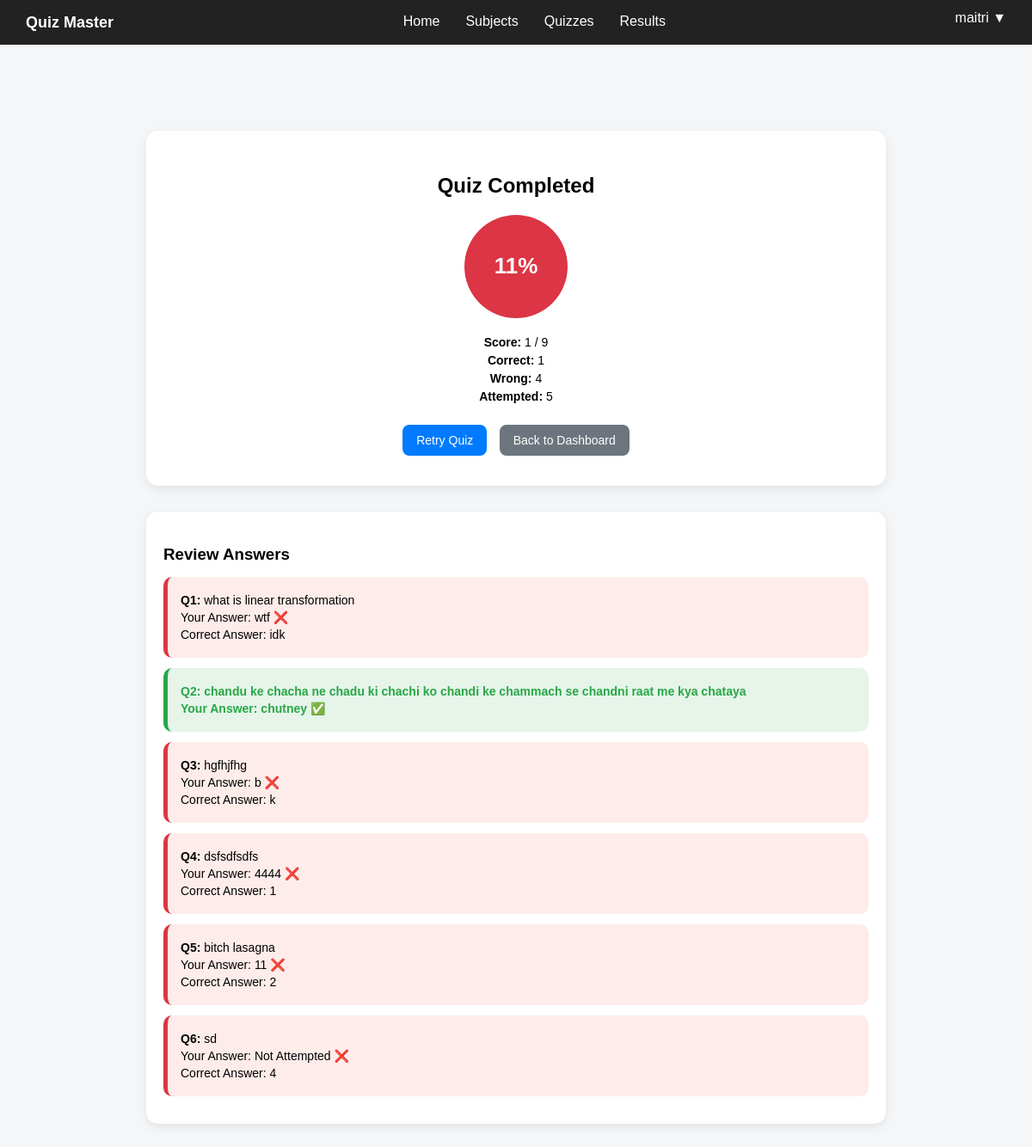
The app's page /student/attempt/4/result (signed in) with its own data.
### controller/models.py (models this page shows)
class Attempt(db.Model):
    __tablename__ = "attempts"
    id = db.Column(db.Integer, primary_key=True)
    user_id = db.Column(db.Integer, db.ForeignKey("users.id"), nullable=False)
    quiz_id = db.Column(db.Integer, db.ForeignKey("quizzes.id"), nullable=False)
    score = db.Column(db.Integer)
    total_questions = db.Column(db.Integer)
    total_marks = db.Column(db.Integer)
    timestamp = db.Column(db.DateTime, default=datetime.utcnow)
    answers = db.relationship("AttemptAnswer", backref="attempt", lazy=True)

class Question(db.Model):
    __tablename__ = "questions"
    id = db.Column(db.Integer, primary_key=True)
    question_text = db.Column(db.Text, nullable=False)
    option1 = db.Column(db.String(200), nullable=False)
    option2 = db.Column(db.String(200), nullable=False)
    option3 = db.Column(db.String(200), nullable=False)
    option4 = db.Column(db.String(200), nullable=False)
    correct_option = db.Column(db.Integer, nullable=False)
    marks = db.Column(db.Integer, nullable=False, default=1)
    quiz_id = db.Column(db.Integer, db.ForeignKey("quizzes.id"), nullable=False)

### app.py (the view)
@app.route("/student/attempt/<int:attempt_id>/result")
def attempt_result(attempt_id):
    if "user_id" not in session:
        flash("Please login first")
        return redirect(url_for("login"))
    attempt = Attempt.query.get_or_404(attempt_id)
    if attempt.user_id != session["user_id"]:
        flash("Unauthorized access")
        return redirect(url_for("home"))
    quiz = Quiz.query.get(attempt.quiz_id)
    questions = Question.query.filter_by(quiz_id=quiz.id).all()
    answer_map = {
        a.question_id: a.selected_option
        for a in attempt.answers
    }
    correct = 0
    wrong = 0
    attempted = 0
    review_data = []
    for q in questions:
        selected = answer_map.get(q.id)
        if selected:
            attempted += 1
        is_correct = selected == q.correct_option
        if is_correct:
            correct += 1
        else:
            if selected:
                wrong += 1
        review_data.append({
            "question": q,
            "selected": selected,
            "correct": q.correct_option,
            "is_correct": is_correct
        })
    percentage = int((attempt.score / attempt.total_marks) * 100) if attempt.total_marks else 0
    return render_template(
        "attempt_result.html",
        quiz=quiz,
        attempt=attempt,
        correct=correct,
        wrong=wrong,
        attempted=attempted,
        percentage=percentage,
        review_data=review_data
    )

### templates/attempt_result.html
{% extends "base.html" %}
{% block content %}
<div class="container">
    <div class="result-card">
        <h2>Quiz Completed</h2>
        <div class="score-circle
            {% if percentage < 40 %}score-low
            {% elif percentage < 70 %}score-medium
            {% else %}score-high
            {% endif %}">
            <span>{{ percentage }}%</span>
        </div>
        <div class="result-details">
            <p><strong>Score:</strong> {{ attempt.score }} / {{ attempt.total_marks }}</p>
            <p><strong>Correct:</strong> {{ correct }}</p>
            <p><strong>Wrong:</strong> {{ wrong }}</p>
            <p><strong>Attempted:</strong> {{ attempted }}</p>
        </div>
        <div class="result-actions">
            <button class="btn retry" onclick="location.href='{{ url_for('attempt_quiz', quiz_id=quiz.id) }}'">
                Retry Quiz
            </button>
            <button class="btn dashboard" onclick="location.href='{{ url_for('home') }}'">
                Back to Dashboard
            </button>
        </div>
    </div>
    <div class="review-section">
        <h3>Review Answers</h3>
        {% for item in review_data %}
        <div class="review-card {{ 'correct' if item.is_correct else 'wrong' }}">
            <p><strong>Q{{ loop.index }}:</strong> {{ item.question.question_text }}</p>
            <p>
                Your Answer:
                {% if item.selected %}
                {{ item.question['option' ~ item.selected] }}
                {% if item.is_correct %} ✅ {% else %} ❌ {% endif %}
                {% else %}
                Not Attempted ❌
                {% endif %}
            </p>
            {% if not item.is_correct %}
            <p>
                Correct Answer:
                {{ item.question['option' ~ item.correct] }}
            </p>
            {% endif %}
        </div>
        {% endfor %}
    </div>
</div>
{% endblock %}

### static/css/base.css (style rules this page uses)
body { font-family: Arial, sans-serif; background: #f4f6f8; margin: 0; }
.container { max-width: 1000px; margin: 30px auto; padding: 20px; border-radius: 12px; }
.btn { padding: 8px 14px; border: none; border-radius: 6px; cursor: pointer; font-size: 14px; }
.correct { color: #28a745; font-weight: bold; background: #eaf7ee; }
body { padding-bottom: 80px; }
.container { max-width: 900px; margin: 30px auto; }
.result-card { background: white; padding: 30px; border-radius: 14px; text-align: center; box-shadow: 0 4px 12px rgba(0, 0, 0, 0.08); margin-bottom: 30px; }
.result-card h2 { margin-bottom: 10px; }
.score-circle { width: 120px; height: 120px; border-radius: 50%; margin: 20px auto; display: flex; align-items: center; justify-content: center; font-size: 26px; font-weight: bold; color: white; background: #28a745; }
.score-low { background: #dc3545; }
.result-details { margin-top: 10px; }
.result-details p { margin: 5px 0; font-size: 14px; }
.result-actions { margin-top: 20px; }
.result-actions .btn { padding: 10px 16px; margin: 5px; border-radius: 8px; border: none; cursor: pointer; }
.retry { background: #007bff; color: white; }
.dashboard { background: #6c757d; color: white; }
.review-section { background: white; padding: 20px; border-radius: 14px; box-shadow: 0 4px 12px rgba(0, 0, 0, 0.08); }
.review-section h3 { margin-bottom: 15px; }
.review-card { padding: 15px; border-radius: 10px; margin-bottom: 12px; font-size: 14px; }
.review-card.correct { background: #e6f4ea; border-left: 5px solid #28a745; }
.review-card.wrong { background: #fdecea; border-left: 5px solid #dc3545; }
.review-card p { margin: 4px 0; }

### records on screen
Attempt: score "1", total_marks "9"
Question: question.question_text "what is linear transformation", option3 "wtf", option1 "idk"
Question: question.question_text "chandu ke chacha ne chadu ki chachi ko chandi ke chammach se chandni raat me kya chataya", option3 "chutney"
Question: question.question_text "hgfhjfhg", option1 "b", option3 "k"
Question: question.question_text "dsfsdfsdfs", option4 "4444", option1 "1"
Question: question.question_text "bitch lasagna", option3 "11", option2 "2"
Question: question.question_text "sd", option4 "4"

### other values on screen
{{ session.get('username', 'User') }} "maitri"
{{ percentage }} "11"
{{ correct }} "1"
{{ wrong }} "4"
{{ attempted }} "5"
